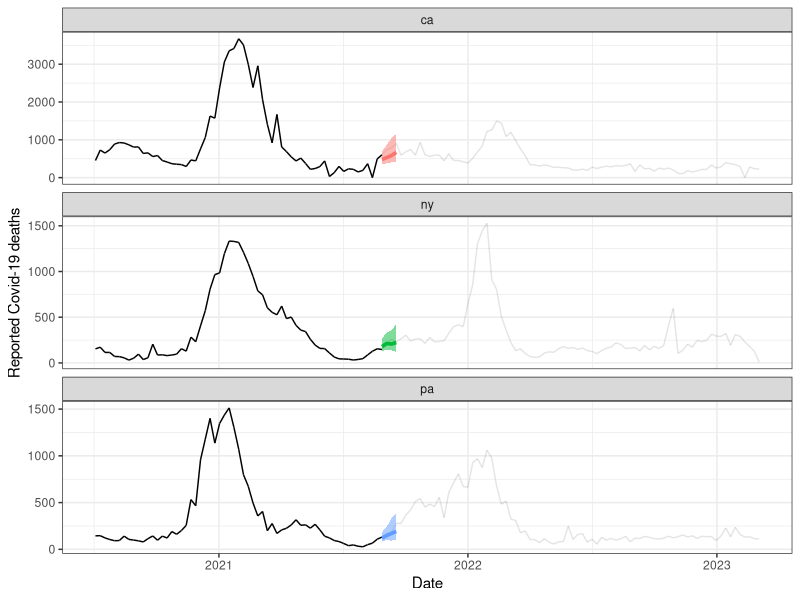

This figure's R source:
## ---- chunk 1
knitr::opts_chunk$set(cache = TRUE, autodep = TRUE, cache.comments = TRUE)
## ---- chunk 2
library(tidyverse)

cases_deaths = read.csv("cases_deaths.csv")
forecasts = read.csv("forecasts.csv")
cases_deaths = cases_deaths |> mutate(date = as.Date(date))
forecasts = forecasts |> mutate(target_date = as.Date(target_date))

fc_date = as.Date("2021-08-21")
states = c("ca", "ny", "pa")

ggplot() +
  geom_line(
    data = cases_deaths |> filter(geo_value %in%states) |>
      mutate(alpha = ifelse(date <= fc_date, 1, 0.8)),
    aes(x = date, y = deaths, alpha = alpha)) + 
  geom_ribbon(
    data = forecasts |> filter(geo_value %in% states) |>
      mutate(forecast_date = target_date - ahead * 7) |>
      filter(forecast_date == fc_date), 
    aes(x = target_date, ymin = forecast_0.1, ymax = forecast_0.9,
        fill = geo_value), alpha = 0.5) +
  geom_line(
    data = forecasts |> filter(geo_value %in% states) |>
      mutate(forecast_date = target_date - ahead * 7) |>
      filter(forecast_date == fc_date), 
    aes(x = target_date, y = forecast_0.5, color = geo_value), 
    linewidth = 1.25) +
  facet_wrap(vars(geo_value), scales = "free_y", ncol = 1) +
  labs(x = "Date", y = "Reported Covid-19 deaths") + 
  theme_bw() + theme(legend.position = "none")
## ---- chunk 3
# CODE GOES HERE
## ---- chunk 4
# CODE GOES HERE
## ---- chunk 5
# CODE GOES HERE
## ---- chunk 6
# CODE GOES HERE
## ---- chunk 7
# CODE GOES HERE
## ---- chunk 8
# CODE GOES HERE
## ---- chunk 9
# CODE GOES HERE
## ---- chunk 10
# CODE GOES HERE
## ---- chunk 11
# CODE GOES HERE
## ---- chunk 12
# CODE GOES HERE
## ---- chunk 13
# CODE GOES HERE
## ---- chunk 14
# CODE GOES HERE
## ---- chunk 15
# CODE GOES HERE
## ---- chunk 16
# CODE GOES HERE
